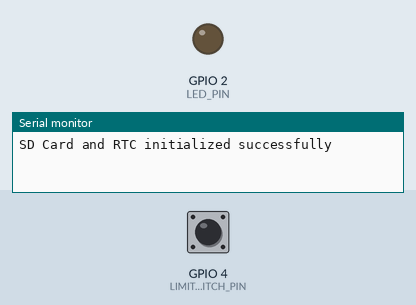
Recording of a sketch running on a simulated ESP32. Parts: output pins drawn as LEDs (lit = HIGH), the last lines printed to the serial monitor. Dashed ring = blinking. The test bench sets the inputs (shaded band); at power-on: GPIO 4 (LIMIT_SWITCH_PIN) HIGH. The local clock reads 2024-03-15 10:24:30 at power-on unless the sketch sets it; storage starts empty.

Above: at 1.2 s.
1.3 s: GPIO 4 (LIMIT_SWITCH_PIN) pulled LOW for 1 s
At 2.36 s:
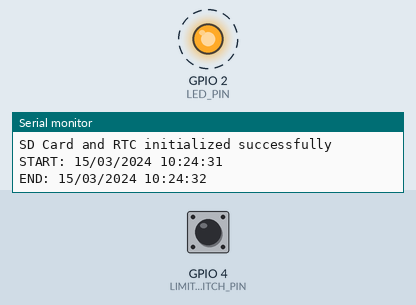
3.9 s: GPIO 4 (LIMIT_SWITCH_PIN) pulled LOW for 3.2 s
At 7.16 s:
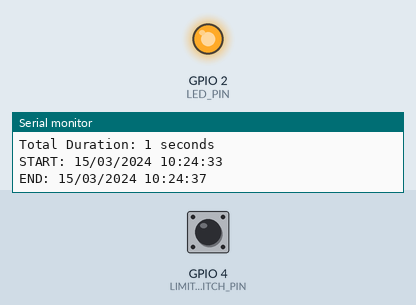
Timing chart, 0 to 8.7 s (numbered marks = the images above; inputs shaded):
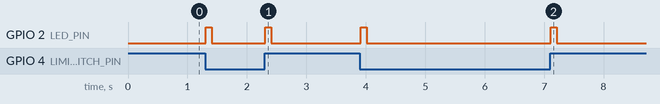

Measured:
- after the input at 1.3 s, GPIO 2 (LED_PIN): alternates HIGH for 0.10 s and LOW for 0.90 s, starting at once
- after the input at 3.9 s, GPIO 2 (LED_PIN): alternates HIGH for 0.10 s and LOW for 3.1 s, 4 changes in all, then stays LOW, starting at once

The sketch:

ESP32-Code.ino
```cpp
#include <SPI.h>
#include <SD.h>
#include <RTClib.h>

#define LIMIT_SWITCH_PIN 4
#define SD_CS_PIN 5
#define LED_PIN 2

RTC_DS3231 rtc;
File logFile;

bool lastSwitchState = false;
unsigned long startTime = 0;
unsigned long endTime = 0;

void setup() {
  Serial.begin(115200);
  pinMode(LED_PIN, OUTPUT);
  digitalWrite(LED_PIN, LOW);
  pinMode(LIMIT_SWITCH_PIN, INPUT_PULLUP);
  if (!rtc.begin()) {
    Serial.println("Couldn't find RTC");
    while (1);
  }
  if (!SD.begin(SD_CS_PIN)) {
    Serial.println("SD Card initialization failed!");
    while (1);
  }
  Serial.println("SD Card and RTC initialized successfully");
}

void logTimeToSD(DateTime time, bool isStartTime) {
  logFile = SD.open("/switch_log.txt", FILE_WRITE);

  if (logFile) {
    char timeStr[30];
    snprintf(timeStr, sizeof(timeStr),
             "%s: %02d/%02d/%04d %02d:%02d:%02d\n",
             isStartTime ? "START" : "END",
             time.day(), time.month(), time.year(),
             time.hour(), time.minute(), time.second());

    logFile.print(timeStr);
    logFile.close();

    Serial.print(timeStr);

    digitalWrite(LED_PIN, HIGH);
    delay(100);
    digitalWrite(LED_PIN, LOW);
  } else {
    Serial.println("Error opening log file");
  }
}

void calculateAndLogDuration() {
  unsigned long duration = endTime - startTime;

  logFile = SD.open("/switch_log.txt", FILE_WRITE);
  if (logFile) {
    char durationStr[50];
    snprintf(durationStr, sizeof(durationStr),
             "DURATION: %lu seconds\n\n", duration / 1000);

    logFile.print(durationStr);
    logFile.close();

    Serial.print("Total Duration: ");
    Serial.print(duration / 1000);
    Serial.println(" seconds");
  }
}

void loop() {
  bool currentSwitchState = !digitalRead(LIMIT_SWITCH_PIN);
  DateTime now = rtc.now();
  if (currentSwitchState != lastSwitchState) {
    if (currentSwitchState) {
      startTime = millis();
      logTimeToSD(now, true);
    } else {
      endTime = millis();
      logTimeToSD(now, false);
      calculateAndLogDuration();
    }
    lastSwitchState = currentSwitchState;
    delay(50);
  }
}
```
